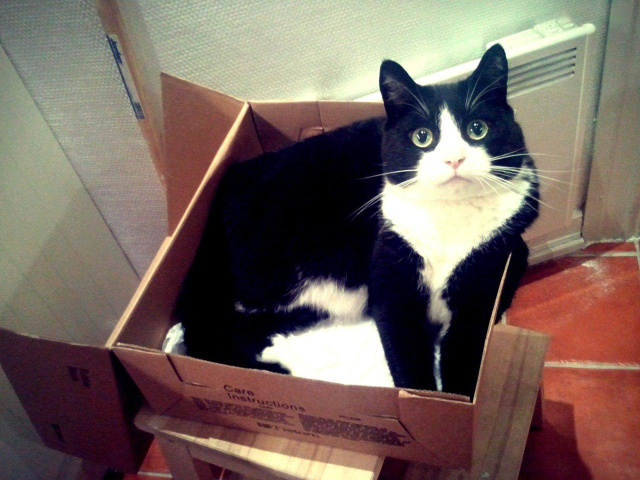
#> input picture CoreFunction/cat.jpg, 1280 x 960 px (shown at 1/2 size)
$ python arithmetric_operation.py
#> lines starting #> are read from the running program, lines starting #| are printed output that depends on the picture
import cv2
import numpy as np
from matplotlib import pyplot as plt

cat = cv2.imread('cat.jpg')
#> cat is the input picture: shape (960, 1280, 3); mean B, G, R 93.7, 100.6, 117.2
catsink = cv2.imread('catsink.jpg')
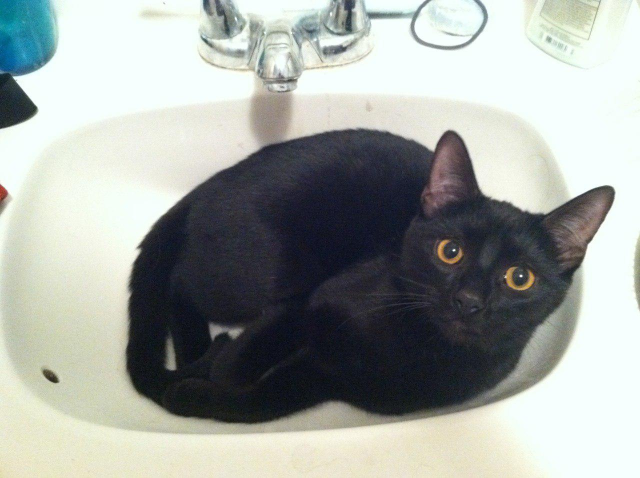
#> input picture CoreFunction/catsink.jpg, 1280 x 956 px (shown at 1/2 size)
#> catsink is the input picture: shape (956, 1280, 3); mean B, G, R 161, 165.2, 160.6
cat = cat[0:catsink.shape[0]] # resize to same size at catsink
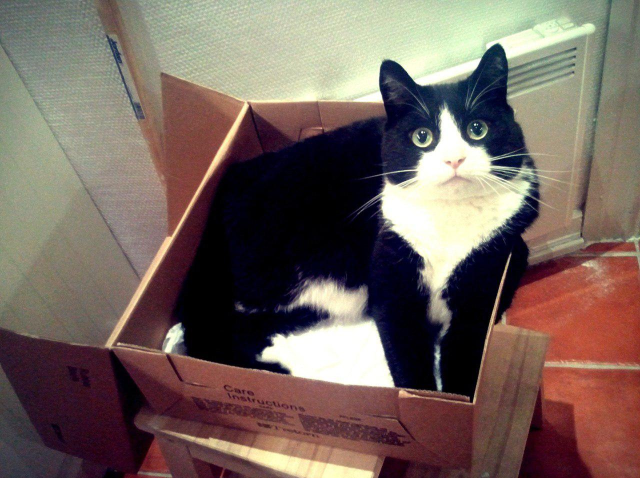
#> cat: shape (956, 1280, 3) (shown at 1/2 size); mean B, G, R 93.8, 100.8, 117.3

# plus 2 cat np method
fusionCatnp = cat + catsink
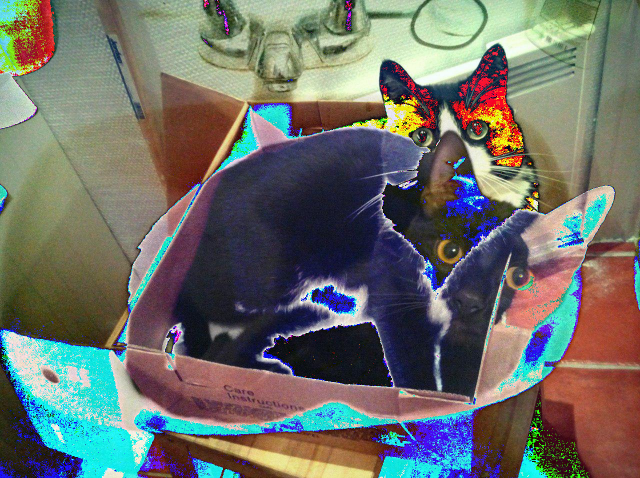
#> fusionCatnp: shape (956, 1280, 3) (shown at 1/2 size); mean B, G, R 104.9, 110.8, 108.9

# plus 2 cat cv2 method
fusionCatcv2 = cv2.add(cat,catsink)
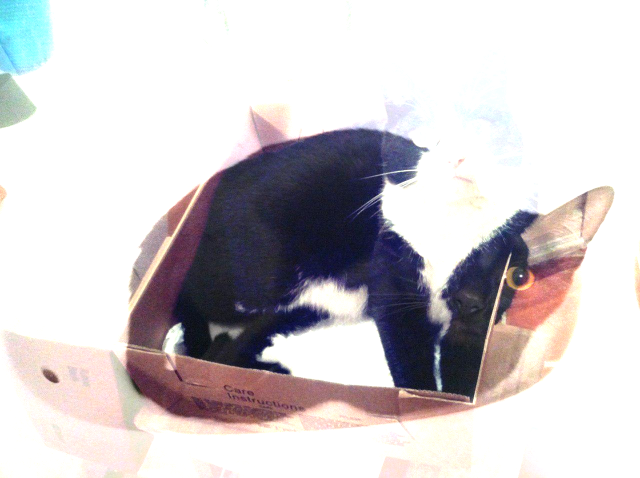
#> fusionCatcv2: shape (956, 1280, 3) (shown at 1/2 size); mean B, G, R 203.8, 201.2, 206.2

# blend
blendCat = cv2.addWeighted(cat,0.5,catsink,0.5,0)
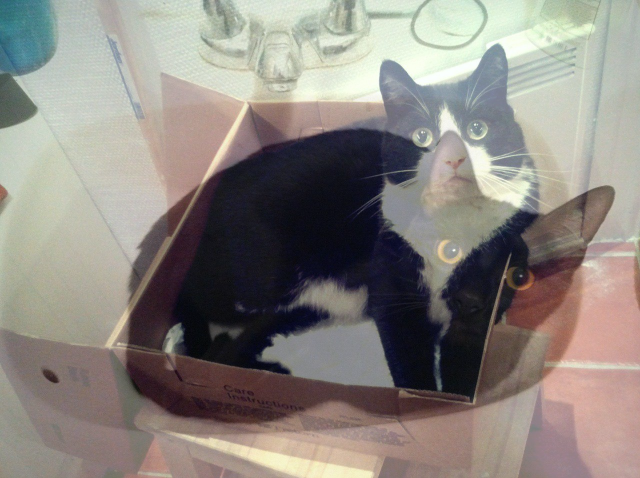
#> blendCat: shape (956, 1280, 3) (shown at 1/2 size); mean B, G, R 127.4, 133, 139

# display
plt.figure('add_numpy')
plt.imshow(fusionCatnp)

plt.figure('add cv2')
plt.imshow(fusionCatcv2)

plt.figure('blendcat')
plt.imshow(blendCat)

plt.show()
